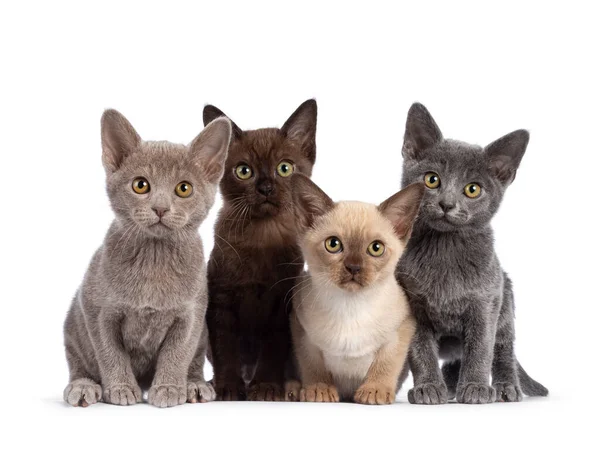
#> input picture Photos/cats-group.jpg, 600 x 450 px
$ python masking.py
#> lines starting #> are read from the running program, lines starting #| are printed output that depends on the picture; after the words box and inside, x2 and y2 are one past the last pixel; in counts of white or black regions, pixels touching at a corner belong together
import cv2 as cv
import numpy as np

img = cv.imread("Photos/cats-group.jpg")
#> img is the input picture: shape (450, 600, 3); mean B, G, R 187.5, 190.3, 197.1
cv.imshow("Normal", img)


blank = np.zeros(img.shape[:2], dtype='uint8')


mask =  cv.circle(blank, (img.shape[1]//2, img.shape[0]//2 + 45), 100, 255, -1)
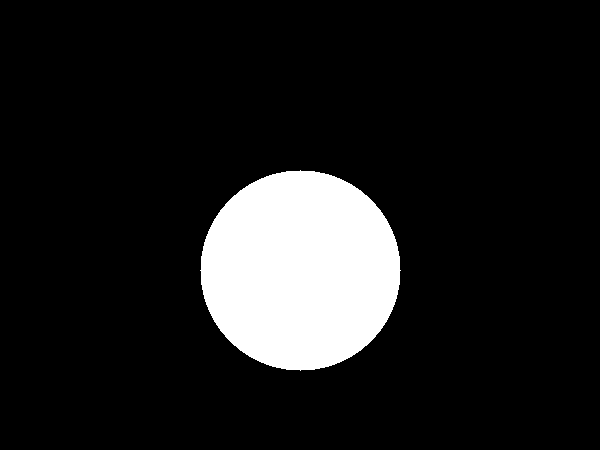
#> blank: shape (450, 600); 11.6% white; 1 white region, box (x1, y1, x2, y2) and area: (200, 170, 401, 371) 31417


masked = cv.bitwise_and(img,img, mask=mask)
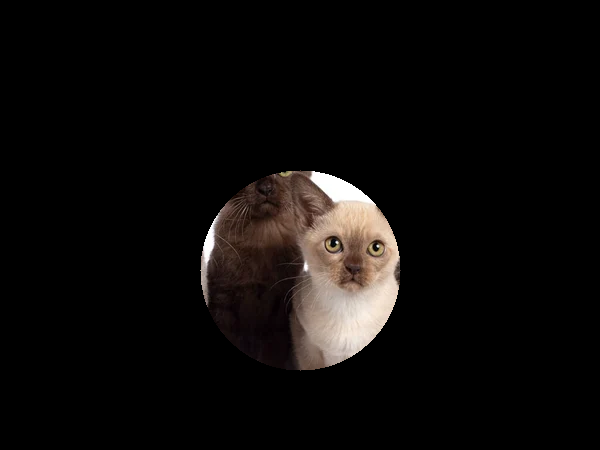
#> masked: shape (450, 600, 3); mean B, G, R 10.1, 11.2, 13.4
cv.imshow("Masked Image", masked)


cv.waitKey(0)
